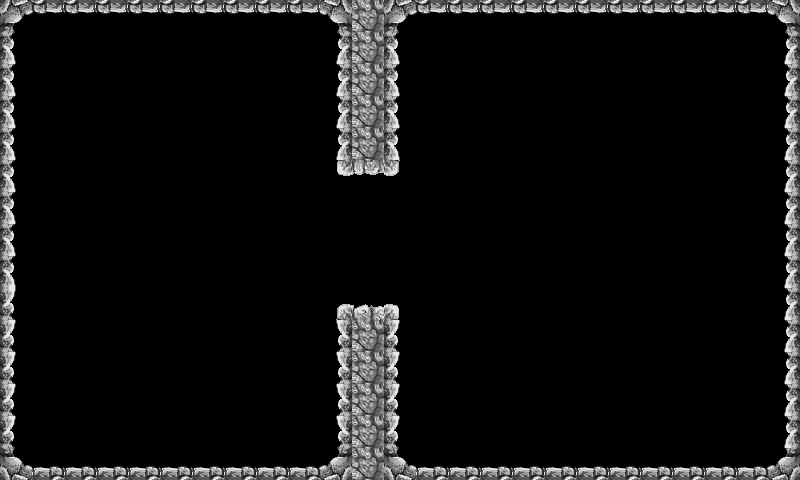

This is a level from a 2D game, rendered from its Tiled map with the project's own tilesets. A one-line summary and the map file follow, with tile-layer data summarised:
An orthogonal 25x15 tile map with 32x32 px tiles, 1 tile layer (Capa de Patrones 1) and 16 objects (2x landerPoint, portico).

<map version="1.0" orientation="orthogonal" width="25" height="15" tilewidth="32" tileheight="32" backgroundcolor="#000000">
 <tileset firstgid="1" name="tileset_4" tilewidth="32" tileheight="32">
  <image source="tileset_4.png" width="512" height="320" />
 </tileset>
 <layer name="Capa de Patrones 1" width="25" height="15">
  <data>[375 cells, 106 non-empty, 17 distinct tile ids]</data>
 </layer>
 <objectgroup name="Capa de Objetos 1" width="25" height="15">
  <object x="-3" y="-4" width="27" height="28" />
  <object x="767" y="-7" width="31" height="30" />
  <object x="784" y="28" width="19" height="428" />
  <object x="780" y="456" width="21" height="25" />
  <object x="34" y="466" width="743" height="18" />
  <object x="-4" y="23" width="23" height="433" />
  <object x="-6" y="457" width="35" height="29" />
  <object x="327" y="463" width="37" />
  <object x="324" y="455" width="86" height="16" />
  <object x="324" y="-5" width="88" height="31" />
  <object x="25" y="-6" width="741" height="13" />
  <object x="336" y="28" width="63" height="148" />
  <object x="335" y="304" width="65" height="153" />
  <object type="landerPoint" x="88" y="160" width="68" height="6">
   <properties>
    <property name="start" value="" />
   </properties>
  </object>  
  <object type="landerPoint" x="549" y="128" width="78" height="7">
   <properties>
    <property name="target" value="" />
   </properties>
  </object>
  <object type="portico" x="365" y="179" width="12" height="123" />
 </objectgroup>
</map>